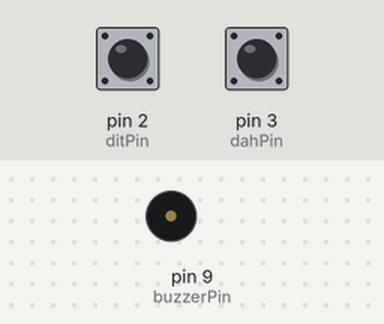
A sketch run on a simulated Arduino Uno, built with avr-gcc and run on an emulated ATmega328P. Parts: buzzer (waves = sounding). The inputs (shaded band) are chosen by the test bench; at power-on: pin 2 (ditPin) HIGH, pin 3 (dahPin) HIGH. What the sketch prints to the serial monitor is not drawn.

Above: at 1.2 s.
1.3 s: pin 2 (ditPin) pulled LOW for 0.15 s
At 1.8 s:
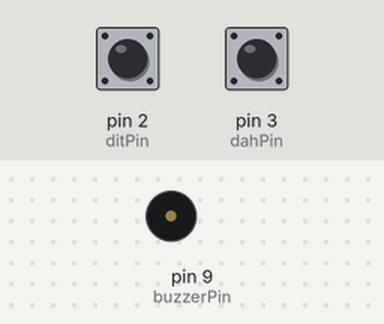
2.9 s: pin 3 (dahPin) pulled LOW for 1 s
At 2.99 s:
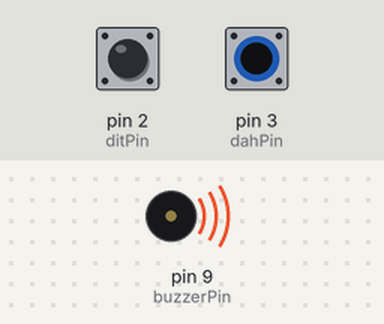
5.9 s: pin 3 (dahPin) pulled LOW for 0.15 s
At 5.99 s:
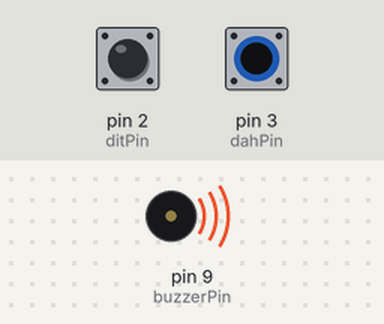
7.8 s: pin 3 (dahPin) pulled LOW for 3.2 s
At 12.1 s:
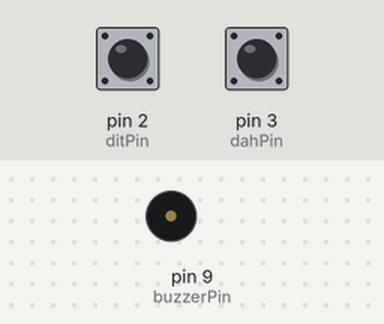
12.5 s: pin 2 (ditPin) pulled LOW for 3.2 s
At 16.0 s:
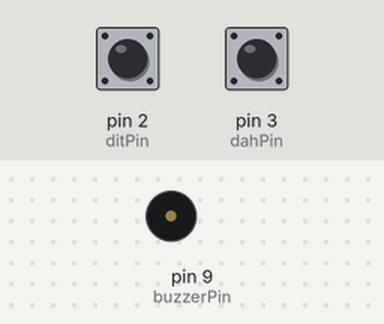
17.2 s: pin 2 (ditPin) pulsed LOW 5 times (0.12 s each, 0.3 s apart)
At 17.38 s:
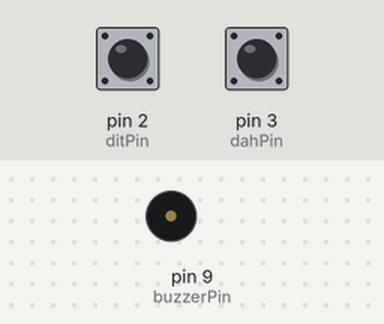
Timing chart, 0 to 20.2 s (numbered marks = the images above; inputs shaded):
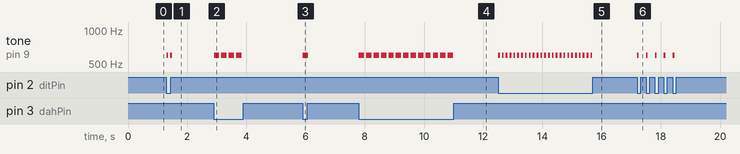

Measured:
- after the input at 1.3 s, tone on pin 9 (buzzerPin): alternates 600 Hz for 0.06 s and silent for 0.07 s, 4 changes in all, then stays silent, starting at once
- after the input at 2.9 s, tone on pin 9 (buzzerPin): alternates 600 Hz for 0.18 s and silent for 0.07 s, 8 changes in all, then stays silent, starting at once
- after the input at 5.9 s, tone on pin 9 (buzzerPin): silent → 600 Hz at once, → silent 0.18 s later
- after the input at 7.8 s, tone on pin 9 (buzzerPin): alternates 600 Hz for 0.18 s and silent for 0.07 s, 26 changes in all, then stays silent, starting at once
- after the input at 12.5 s, tone on pin 9 (buzzerPin): alternates 600 Hz for 0.06 s and silent for 0.07 s, 50 changes in all, then stays silent, starting at once
- after the input at 17.2 s, tone on pin 9 (buzzerPin): alternates 600 Hz for 0.06 s and silent for 0.24 s, 10 changes in all, then stays silent, starting at once

The sketch:

Arduino_Code-V_1.6.ino
```cpp
#include "decoder.h"

const int ditPin = 2;
const int dahPin = 3;
const int buzzerPin = 9;
const int WPM = 20;
const int TONE_HZ = 600;

unsigned int ditDuration;
bool lastWasDit = false;
String morseBuffer = "";
unsigned long lastInputTime = 0;
const unsigned long letterGap = 1200 / WPM * 3;

void setup() {
  pinMode(ditPin, INPUT_PULLUP);
  pinMode(dahPin, INPUT_PULLUP);
  pinMode(buzzerPin, OUTPUT);
  Serial.begin(9600);
  ditDuration = 1200 / WPM;
  Serial.println("CW Keyer Modularized Ready");
}

void loop() {
  bool ditPressed = digitalRead(ditPin) == LOW;
  bool dahPressed = digitalRead(dahPin) == LOW;

  if (ditPressed && !dahPressed) {
    sendDit();
    morseBuffer += ".";
    lastInputTime = millis();
  } else if (dahPressed && !ditPressed) {
    sendDah();
    morseBuffer += "-";
    lastInputTime = millis();
  } else if (ditPressed && dahPressed) {
    if (lastWasDit) {
      sendDah();
      morseBuffer += "-";
    } else {
      sendDit();
      morseBuffer += ".";
    }
    lastWasDit = !lastWasDit;
    lastInputTime = millis();
  }

  if (morseBuffer.length() > 0 && millis() - lastInputTime > letterGap) {
    char decoded = decodeMorse(morseBuffer);
    Serial.print("  → ");
    Serial.println(decoded);
    morseBuffer = "";
  }

  delay(10);
}

void sendDit() {
  Serial.print(".");
  tone(buzzerPin, TONE_HZ);
  delay(ditDuration);
  noTone(buzzerPin);
  delay(ditDuration);
}

void sendDah() {
  Serial.print("-");
  tone(buzzerPin, TONE_HZ);
  delay(ditDuration * 3);
  noTone(buzzerPin);
  delay(ditDuration);
}
```

decoder.h
```cpp
#ifndef DECODER_H
#define DECODER_H

#include <Arduino.h>

char decodeMorse(const String& code) {
  struct MorseMap {
    const char* code;
    char letter;
  };

  MorseMap morseTable[] = {
    {".-", 'A'}, {"-...", 'B'}, {"-.-.", 'C'}, {"-..", 'D'}, {".", 'E'},
    {"..-.", 'F'}, {"--.", 'G'}, {"....", 'H'}, {"..", 'I'}, {".---", 'J'},
    {"-.-", 'K'}, {".-..", 'L'}, {"--", 'M'}, {"-.", 'N'}, {"---", 'O'},
    {".--.", 'P'}, {"--.-", 'Q'}, {".-.", 'R'}, {"...", 'S'}, {"-", 'T'},
    {"..-", 'U'}, {"...-", 'V'}, {".--", 'W'}, {"-..-", 'X'}, {"-.--", 'Y'},
    {"--..", 'Z'},

    {"-----", '0'}, {".----", '1'}, {"..---", '2'},
    {"...--", '3'}, {"....-", '4'}, {".....", '5'}, {"-....", '6'},
    {"--...", '7'}, {"---..", '8'}, {"----.", '9'}
  };

  for (auto &entry : morseTable) {
    if (code.equals(entry.code)) return entry.letter;
  }
  return '?';
}

#endif
```
